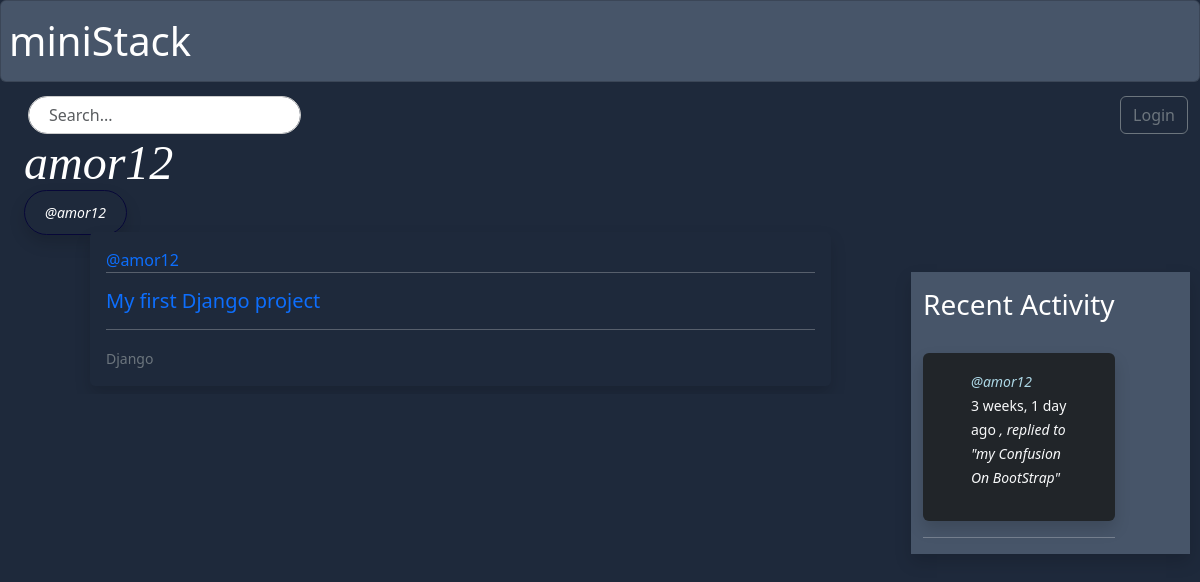
Screenshot of /profile/3/ with the database file from the repository.
### base/models.py (models this page shows, shortened)
class Post(models.Model):
    user=models.ForeignKey(User, on_delete=models.SET_NULL,null=True)
    title=models.ForeignKey(Title, on_delete=models.SET_NULL,null=True)
    name=models.CharField(max_length=300)
    description=models.TextField(null=True,blank=True)
    participant=models.ManyToManyField(User,related_name='participants',blank=True)
    updated=models.DateTimeField(auto_now=True)
    created=models.DateTimeField(auto_now_add=True)
    class Meta:
        ordering=['-updated','-created']
    def __str__(self):
        return self.name

class Title (models.Model):
    name = models.CharField(max_length=200)
    def __str__(self):
        return self.name

class Message (models.Model):
    user= models.ForeignKey(User, on_delete=models.CASCADE)
    post=models.ForeignKey(Post, on_delete=models.CASCADE)
    body = models.TextField()
    updated=models.DateTimeField(auto_now=True)
    created=models.DateTimeField(auto_now_add=True)
    class Meta:
        ordering=['-updated','-created']

### base/views.py (the view)
# urls.py: path('profile/<str:pk>/',views.userProfile,name='userprofile'),
def userProfile(request,pk):
    user=User.objects.get(id=pk)
    posts=user.post_set.all()
    comments= user.message_set.all()
    titles=Title.objects.all()
    context = {'user': user, 'posts': posts, 'comments': comments, 'titles': titles}
    return render(request, 'base/profile.html', context)

### base/templates/base/profile.html (shortened to what this page needs)
{% extends 'main.html'%} {% block content %}
<h1 class="fst-italic ms-4" style="font-size: 3rem; font-family: 'Merriweather', serif">{{user.username}}</h1>
<small class="ms-4 fst-italic shadow" style="padding: 12px 20px; border-radius: 30px; border: 1px solid #070738">@{{user.username}}</small>
<div class="container">
  <div>{% include 'base/dashboard.html' %}</div>
  <div>{% include 'base/activity.html'%}</div>
</div>
{% endblock %}

### base/templates/base/dashboard.html (shortened to what this page needs)
<div class="mx-3" style="max-height: 400px; overflow-y: auto">
  <div class="mx-3">
    {% for post in posts%}
    <div class="py-2 px-3">
      <div class="py-3 px-3 shadow" style="border-radius: 5px; background-color: rgb(30 41 59)">
        <div style="margin-bottom: -1em" class="d-flex justify-content-between">
          <div>
            <a href="{% url 'userprofile' post.user.id %}" class="my-2">@{{post.user.username}}</a>
          </div>
        </div>
        <hr />
        <div>
          <h5><a class="py-5" href="{% url 'post' post.id %}">{{post.name}}</a></h5>
        </div>
        <hr />
        <small class="my-2 text-secondary text-sm-end">{{post.title}}</small>
      </div>
    </div>
    {% endfor %}
  </div>
</div>

### base/templates/base/activity.html (shortened to what this page needs)
<div class="container my-5 shadow" style="max-height: 400px; background-color: rgb(71, 85, 105); overflow-y: auto; margin-left: 2rem">
  <div class="comments-list">
    <div class="py-3 text-white" style="position: sticky; top: 0; background-color: rgb(71 85 105); z-index: 1000; width: 100%">
      <h3>Recent Activity</h3>
    </div>
    {% for comment in comments %}
    <div class="comment-item px-5 py-3 shadow my-2 bg-dark text-light rounded">
      <small>
        <a href="{% url 'userprofile' comment.user.id %}" style="color: lightblue; font-style: italic"> @{{ comment.user }} </a>
        {{ comment.created|timesince }} ago
      </small>
      <small style="font-style: italic">, replied to "{{ comment.post }}"</small>
    </div>
    <hr />
    {% endfor %}
  </div>
</div>

### templates/main.html (style rules this page uses)
a:link { text-decoration: none; }
* { scrollbar-width: thin; scrollbar-color: rgb(71 85 105); rgb(46, 16, 101); }

### base/templates/base/profile.html (style rules this page uses)
.container { display: grid; grid-template-columns: 3fr 1fr; }
body { background-color: #070738; color: whitesmoke; }

### rows the page displays
Post: user.username "amor12", name "My first Django project", title "Django"
Message: user "amor12", created "3 weeks, 1 day", post "my Confusion On BootStrap"

### other values shown
{{ user.username }} "amor12"
